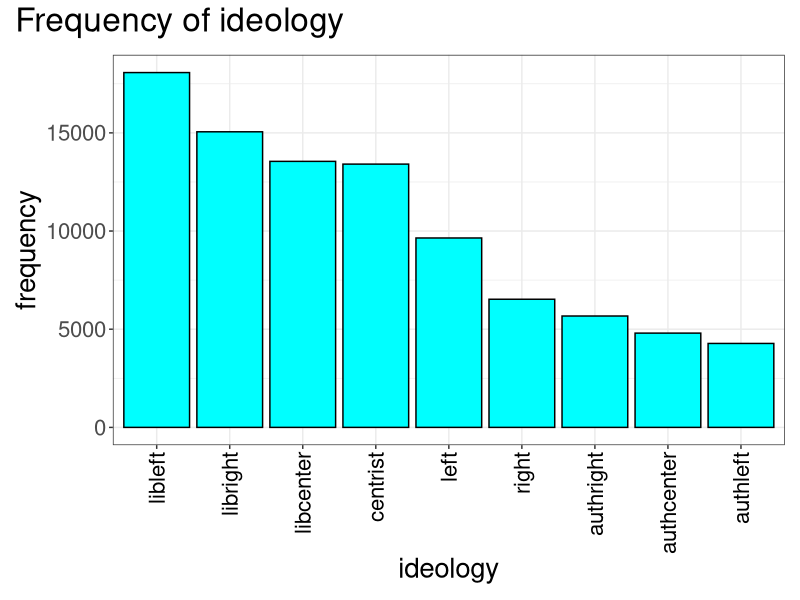

Reproduce this figure in R.
library(tidyverse)
library(viridis)  
library(kableExtra)
library(patchwork)

# load  data
user_flair <- read_csv('user_flair.csv') 

# get a sense of how many duplicate flairs
unique(user_flair$flair)  

# rename flairs  in a more simple way and combine duplicates
user_flair$flair <- recode(user_flair$flair, `:CENTG: - Centrist` =  "centrist")
user_flair$flair <- recode(user_flair$flair, `:centrist: - Centrist` =  "centrist")
user_flair$flair <- recode(user_flair$flair, `:centrist: - Grand Inquisitor` =  "centrist")
user_flair$flair <- recode(user_flair$flair, `:left: - Left` =  "left")
user_flair$flair <- recode(user_flair$flair, `:libright: - LibRight` =  "libright")
user_flair$flair <- recode(user_flair$flair, `:libright2: - LibRight` =  "libright")
user_flair$flair <- recode(user_flair$flair, `:right: - Right` =  "right")
user_flair$flair <- recode(user_flair$flair, `:libleft: - LibLeft` =  "libleft")
user_flair$flair <- recode(user_flair$flair, `:lib: - LibCenter` =  "libcenter")
user_flair$flair <- recode(user_flair$flair, `:auth: - AuthCenter` =  "authcenter")
user_flair$flair <- recode(user_flair$flair, `:authleft: - AuthLeft` =  "authleft")
user_flair$flair <- recode(user_flair$flair, `:authright: - AuthRight` =  "authright")

# check we have  removed all duplicates
unique(user_flair$flair)  

# create function to order classes by freq
reorder_size <- function(x) {
  factor(x, levels = names(sort(table(x), decreasing = TRUE)))
}

# create  a frequency  table
table(reorder_size(user_flair$flair)) %>% t() %>%
  kable("latex", caption = "Idelogy frequency in sample (n = 91,000)") %>%
  kable_styling(full_width = FALSE)

# create a proportion table
prop.table(table(reorder_size(user_flair$flair))) %>% t() %>%
  kable("latex", caption = "Idelogy frequency in sample (n = 91,000)", digits  = 2) %>%
  kable_styling(full_width = FALSE)

# create ordered barcharts of frequency and proportion
# create chart for frequency
freq_ideology_barchart  <- ggplot(user_flair, aes(x = reorder_size(flair))) +
  geom_bar(fill = 'cyan',color='black') +
  xlab("ideology") +
  ylab('frequency')  +
  theme_bw() +
  plot_annotation(
    title = 'Frequency of ideology',
  ) &
  theme(axis.text.x = element_text(angle = 90, vjust = 0.5, hjust=1,  color = 'black'),
        text = element_text( size = 20, color = 'black'))
ggsave("response_freq.pdf", 
       width = 32, height = 20, units = "cm")
